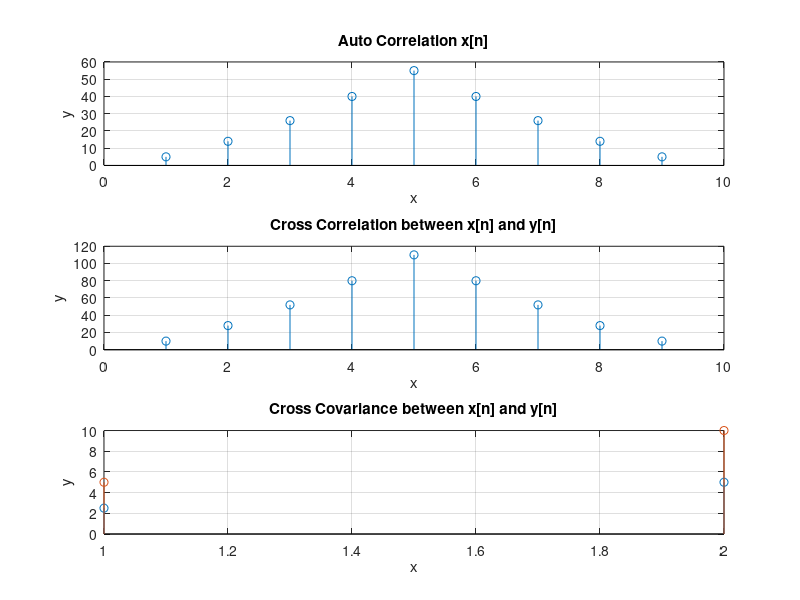

This chart was generated by the following MATLAB code:
x = [1 2 3 4 5];
y = [2 4 6 8 10];

auto_co = xcorr(x);
cross_co = xcorr(x, y);
co = cov(x, y);

subplot(3,1,1)
stem(auto_co)
grid on
title('Auto Correlation x[n]')
xlabel('x')
ylabel('y')

subplot(3,1,2)
stem(cross_co)
grid on
title('Cross Correlation between x[n] and y[n]')
xlabel('x')
ylabel('y')

subplot(3,1,3)
stem(co)
grid on
title('Cross Covariance between x[n] and y[n]')
xlabel('x')
ylabel('y')

display(co)
